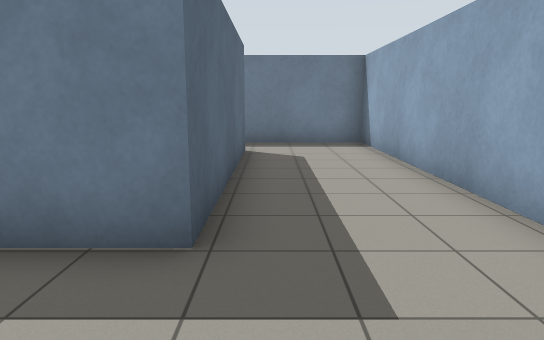
view 1 (above)

16 first-person views from a walk through a robot-simulator world made for Gazebo. The camera is 1.2 m above the floor, tilts 10° down and sees 70° across. The floor is counted in squares, 1 m on a side. Each view is taken from the middle of a square. On the plan, view 1 faces up. The plan holds only what a view shows up to about 15 squares ahead; the rest is blank.

view 2
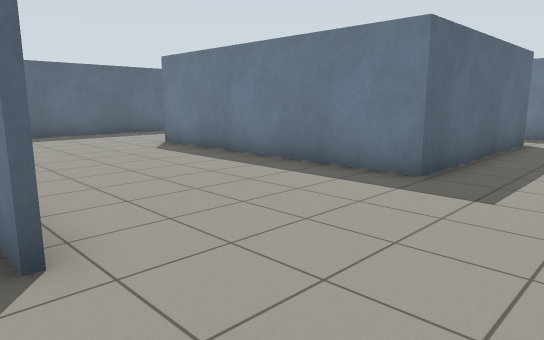

view 3
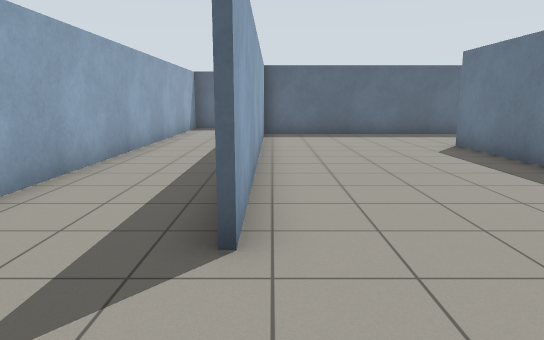

view 4
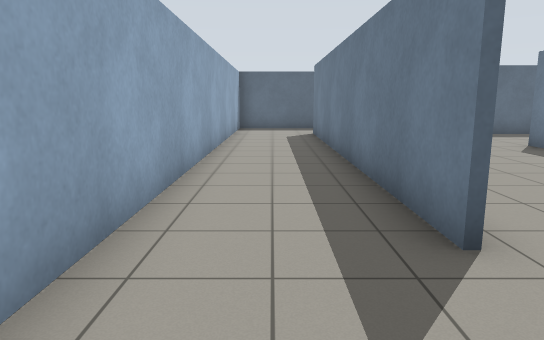

view 5
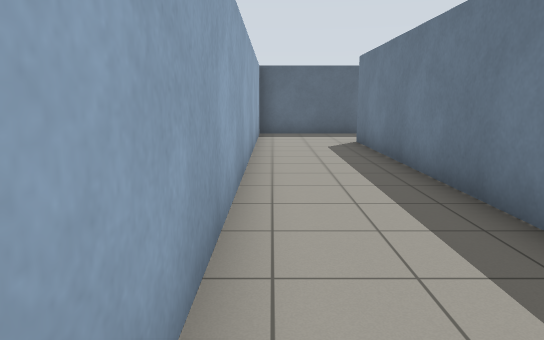

view 6
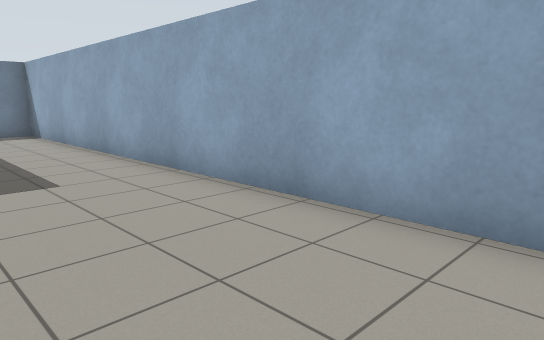

view 7
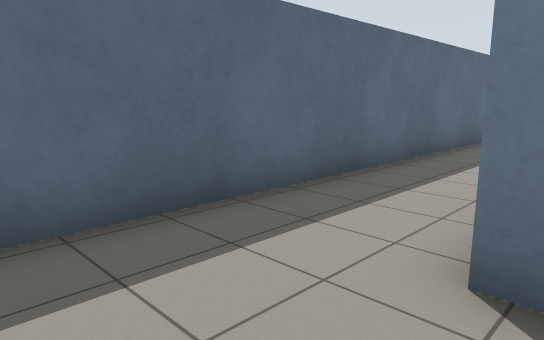

view 8
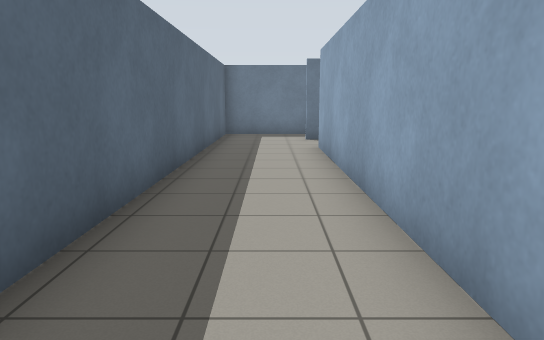

view 9
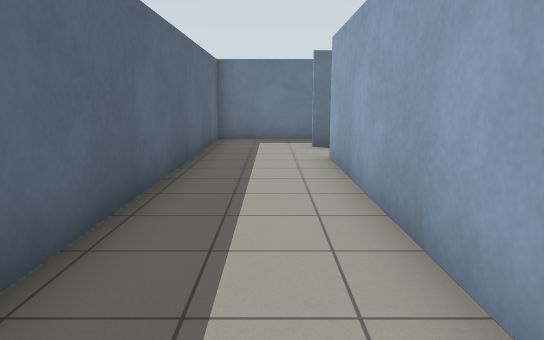

view 10
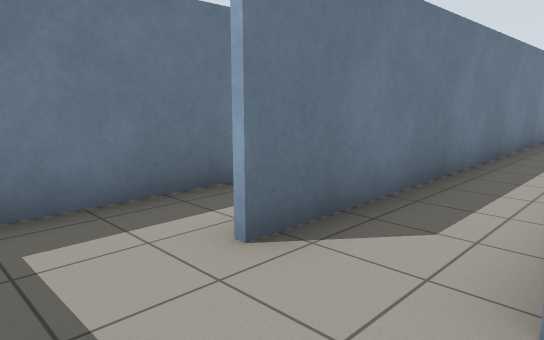

view 11
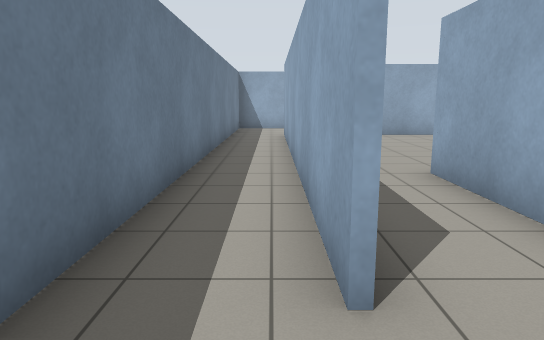

view 12
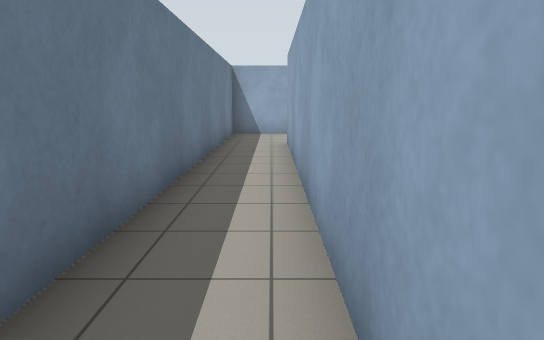

view 13
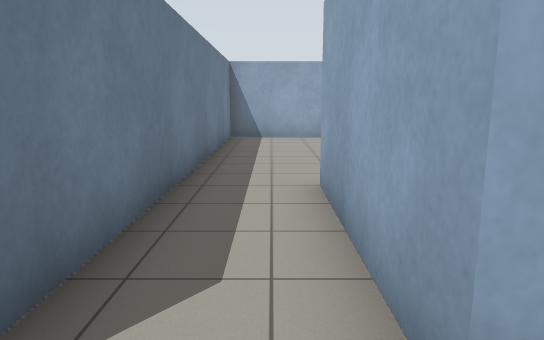

view 14
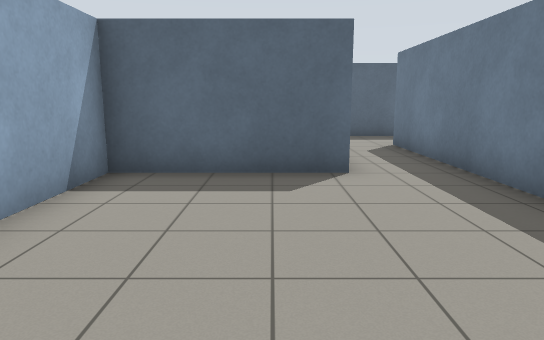

view 15
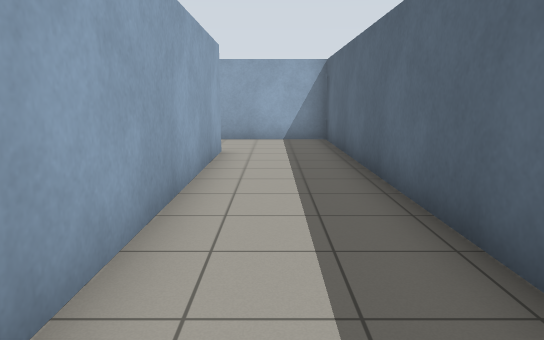

view 16
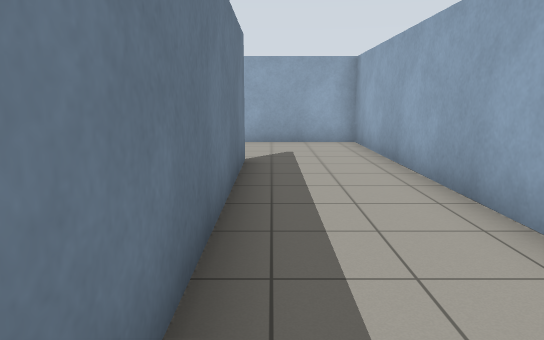

### Floor plan
Ten units are one square. View 1 is at (0, 0); x grows to the right and y downward. Boxes are objects, and circles mark ways between rooms. Rooms are numbered by the first view taken in them; rooms with no view inside come last. Other rooms are left out.
<svg viewBox="-162 -120 194 180">
<path fill="none" stroke="#000" d="M-10 24 -128 24 -128 -73M-126 -58 -126 23 -10 23M-130 -96 -7 -96 -7 -31 -87 -31M27 55 27 -115 -157 -115 -157 55 27 55M-8 -40 -8 -94 -130 -94M-128 -73 -85 -73 -85 -32 -57 -32"/>
<circle cx="-130" cy="-80" r="3" fill="#2a7"/>
<text x="-60" y="-20">1</text>
<text x="-60" y="-60">2</text>
</svg>
Room 1 opens to room 2.

Where each view was taken, in squares from view 1:
view 1: 0 up, 0 right, facing up
view 2: 3 down, 2 right, facing up-left
view 3: 2 down, 2 right, facing left
view 4: 4 down, 2 right, facing left
view 5: 5 down, 1 left, facing left
view 6: 4 down, 1 left, facing up-right
view 7: 5 down, 12 left, facing up-left
view 8: 3 down, 14 left, facing up
view 9: 1 down, 14 left, facing up
view 10: 7 up, 15 left, facing up-right
view 11: 10 up, 15 left, facing right
view 12: 10 up, 12 left, facing right
view 13: 8 up, 14 left, facing right
view 14: 6 up, 2 left, facing left
view 15: 7 up, 14 left, facing down
view 16: 3 down, 9 left, facing right
